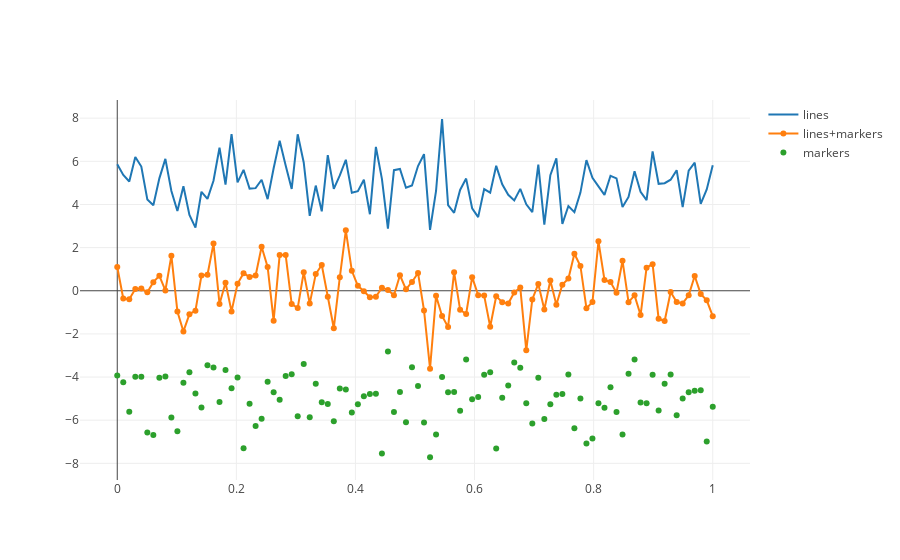

Here is the notebook cell this chart was saved with:
### Markdown cell above
Let's first look at an example where we combine 3 traces into 1 graph, let's ignore layout for now

### Code cell
# We'll use this randomly created data
N = 100
random_x = np.linspace(0, 1, N)
random_y0 = np.random.randn(N)+5
random_y1 = np.random.randn(N)
random_y2 = np.random.randn(N)-5

# Create 3 traces
trace0 = go.Scatter(
    x = random_x,
    y = random_y0,
    mode = 'lines',
    name = 'lines'
)
trace1 = go.Scatter(
    x = random_x,
    y = random_y1,
    mode = 'lines+markers',
    name = 'lines+markers'
)
trace2 = go.Scatter(
    x = random_x,
    y = random_y2,
    mode = 'markers',
    name = 'markers'
)

# Here we combine the 3 traces into 1 thing called data, we'll use this to plot 
data = [trace0, trace1, trace2]

# and plot!
off.iplot(data)
